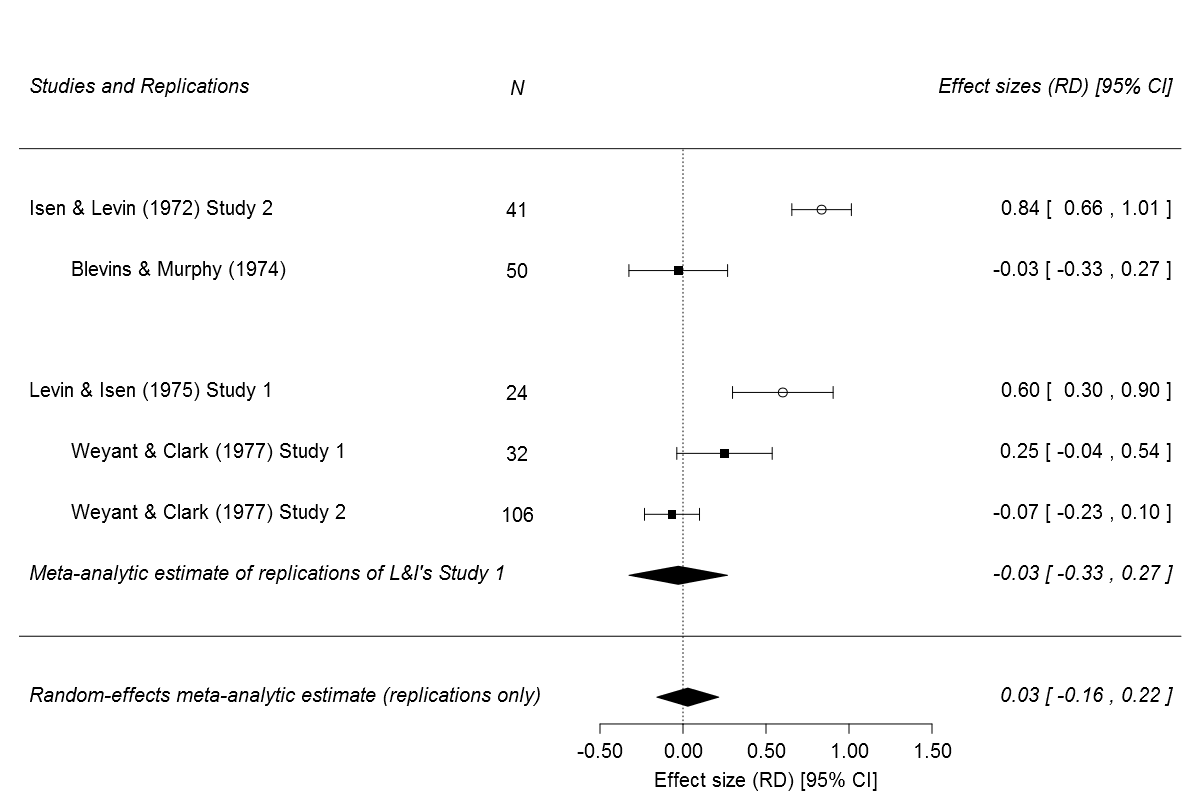

Write the R code that produced this figure.
library(metafor)
### to save as png file
#png(filename="mood-on-helping.png", res=95, width=1200, height=800, type="cairo")

#direct input of data approach
header <- c("study"                            ,"s.type","s.info","s.symbol","ai","bi","ci","di","N")
s1 <- c("Isen & Levin (1972) Study 2"          ,"orig"  ,"orig1" ,1         ,14  ,2   ,1   ,24  ,41)
s2 <- c("       Blevins & Murphy (1974)"       ,"rep"   ,"rep1"  ,15        ,6   ,9   ,15  ,20  ,50)
s3 <- c("Levin & Isen (1975) Study 1"          ,"orig"  ,"orig2" ,1         ,10  ,1   ,4   ,9   ,24)
s4 <- c("       Weyant & Clark (1977) Study 1" ,"rep"   ,"rep2"  ,15        ,6   ,10  ,2   ,14  ,32)
s5 <- c("       Weyant & Clark (1977) Study 2" ,"rep"   ,"rep2"  ,15        ,12  ,42  ,15  ,37  ,106)
dat <- rbind.data.frame(s1,s2,s3,s4,s5)
colnames(dat) <- header
dat$s.symbol <- as.numeric(as.character(dat$s.symbol)) #workaround for now
dat$ai <- as.numeric(as.character(dat$ai))
dat$bi <- as.numeric(as.character(dat$bi))
dat$ci <- as.numeric(as.character(dat$ci))
dat$di <- as.numeric(as.character(dat$di))
dat$N <- as.numeric(as.character(dat$N))

re.all <- rma(ai=dat$ai, bi=dat$bi, ci=dat$ci, di=dat$di, data=dat, measure="RD", 
              slab=dat$study)

### decrease margins so the full space is used
op <- par(cex=1, font=1)
par(mar=c(4,4,1,2))

### set up forest plot (rows argument used to specify exactly in which rows outcomes will be plotted)
forest(re.all, xlim=c(-4, 3), at=c(-.50, 0, .50, 1.0, 1.5),
       cex=1.25, ylim=c(-1, 10), rows=c(7:6,4:2),
       addfit=FALSE, atransf=FALSE,
       ilab=dat$N, ilab.xpos=-1,
       xlab="Effect size (RD) [95% CI]", psize=1, pch=dat$s.symbol)
op <- par(cex=1.25, font=3)
text(-4, 9, "Studies and Replications",    pos=4)
text(-1, 9, c("N"))
text( 3, 9, "Effect sizes (RD) [95% CI]",  pos=2)


### set par back to the original settings
par(op, cex=1,font=3)

### fit random-effects model (use slab argument to define study labels)
re.reps <- rma(ai=dat$ai, bi=dat$bi, ci=dat$ci, di=dat$di, data=dat, measure="RD", 
                subset=(dat$s.type=="rep"), slab=dat$study)
### add summary estimate to the bottom
addpoly(re.reps, row=-1, cex=1.25, mlab="Random-effects meta-analytic estimate (replications only)")
### horizontal separation line
abline(h=0)

### fit random-effects model in subgroups
res.rep2 <- rma(ai=dat$ai, bi=dat$bi, ci=dat$ci, di=dat$di, data=dat, measure="RD", 
                subset=(dat$s.info=="rep1"))

### add summary polygons for the three subgroups
addpoly(res.rep2, row=1, cex=1.25, mlab="Meta-analytic estimate of replications of L&I's Study 1")


#dev.off()


